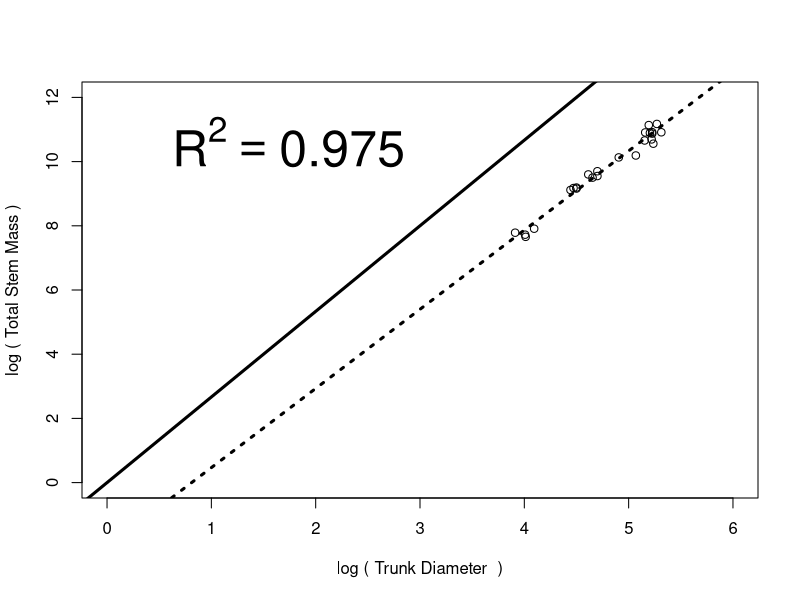

This figure's R source:
# This script summarizes individual tree-level data.

data <- read.csv("BranchSegments.csv", sep = ",", head=T)
volume <- read.csv("VolumeEstimates.csv", sep=",", head=T)

species <- list(list("apple",
                     c(1,2,3,4,5,6,7,8,9,10,11,12,13,14,15,17,18,19,20),
                     c("CG.6210", "Bud.9", "Bud.9", "CG.6210", "CG.3041",
                       "CG.3041", "Bud.9", "CG.3041", "CG.6210", "CG.6210",
                       "CG.3041", "Bud.9", "M.26", "PiAu.5683", "JM.8",
                       "JM.8", "JM.8", "PiAu.5683", "PiAu.5683")),
                list("cherry", 
                     c(1,7,10,13,15),
                     "P. mahaleb"))

for (i in 1:2){
  spp <- data[data$species==species[[i]][1],]
  spp_volume <- volume[volume$species==species[[i]][1],]
  subout <- matrix(ncol = 16, nrow = length(species[[i]][[2]]))
  colnames(subout) <- c("species", "tree", "rootstock", "trunk_diam", "height", "canopy_volume",
                       "tot_stem_m", "tot_twig_m", "tot_leaf_m", 
                       "tot_no_branch", "tot_no_twigs", "tot_no_spurs", "tot_no_scars", 
                       "avg_length_ratio", "avg_diameter_ratio", "avg_mass_ratio")
  
  for (j in 1:length(species[[i]][[2]])){
    ind <- spp[spp$tree==species[[i]][[2]][j],]
    ind_volume <- spp_volume[spp_volume$tree==species[[i]][[2]][j],]
    trunk <- ind[ind$branch==1,] 
    
    subout[j,1] = species[[i]][[1]]
    subout[j,2] = species[[i]][[2]][j]
    
    if (i==1)
      subout[j,3] = species[[i]][[3]][j]
    else
      subout[j,3] = species[[i]][[3]][1]
    
    subout[j,4]  = trunk$diameter_mm
    subout[j,5]  = round(ind_volume$height, digits = 1)
    subout[j,6]  = round(ind_volume$avg_r, digits = 1)
    subout[j,7]  = sum(ind$stem_m, na.rm = T)
    subout[j,8]  = sum(ind$twig_m, na.rm = T)
    subout[j,9]  = sum(ind$leaf_m, na.rm = T)
    subout[j,10] = length(ind$branch)
    subout[j,11]  = sum(ind$no_twigs, na.rm = T)
    subout[j,12]  = sum(ind$no_spurs, na.rm = T)
    subout[j,13]  = sum(ind$no_scars, na.rm = T)
    subout[j,14] = round(mean(ind$length_ratio, na.rm=T),3)
    subout[j,15] = round(mean(ind$diameter_ratio, na.rm=T),3)
    subout[j,16] = round(mean(ind$mass_ratio, na.rm=T),3)
    
  if (i==1)
    trees_temp <- subout
  else
    trees_out = rbind(trees_temp, subout)
  }
}
 
write.csv(trees_out,"TreeSummary.csv")

Diameter_Mass <- lm(log(as.numeric(trees_out[,7]))~log(as.numeric(trees_out[,4])))
plot(log(as.numeric(trees_out[,4])), log(as.numeric(trees_out[,7])), xlim = c(0,6), ylim = c(0,12),
     xlab = "log ( Trunk Diameter  )", ylab = "log ( Total Stem Mass )")
abline(summary(Diameter_Mass)$coef[1,1], summary(Diameter_Mass)$coef[2,1], lwd = 3, lty = 3)
abline(0, 2.667, lwd = 3, lty = 1)
legend('topleft', legend=expression(R^2 == 0.975), bty='n', cex=3)

     



    
    
    
    